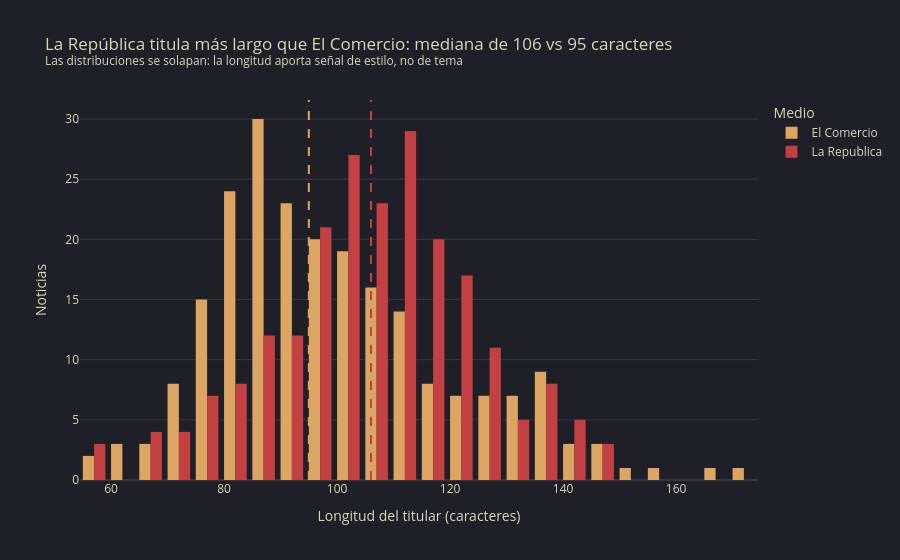

Notebook code for this chart:
### Code cell
mediana = df.groupby("medio")["largo_titular"].median()
medio_largo, medio_corto = mediana.idxmax(), mediana.idxmin()
fig3 = px.histogram(
    df, x="largo_titular", color="medio", nbins=30, barmode="group",
    color_discrete_map=COLORES_MEDIO,
    labels={"largo_titular": "Longitud del titular (caracteres)", "medio": "Medio"},
    title=(f"{medio_largo.replace('Republica', 'República')} titula más largo que "
           f"{medio_corto.replace('Republica', 'República')}: mediana de {mediana.max():.0f} vs {mediana.min():.0f} caracteres"
           f"<br><sup>Las distribuciones se solapan: la longitud aporta señal de estilo, no de tema</sup>"),
)
for medio, valor in mediana.items():
    fig3.add_vline(x=valor, line_dash="dash", line_color=COLORES_MEDIO[medio])
fig3.update_layout(yaxis_title="Noticias")
fig3.show()
display(df.groupby(["medio", "etiqueta"])["largo_titular"].median().unstack().round(0))

### Figure 1 — Plotly figure (JSON) as saved in the notebook; plotly's stock layout.template omitted (floating-point values rounded to 4 significant figures; data arrays with more than 128 entries replaced by an {"elided": "..."} marker saying what was removed)
{"data": [{"alignmentgroup": "True", "bingroup": "x", "hovertemplate": "Medio=El Comercio<br>Longitud del titular (caracteres)=%{x}<br>count=%{y}<extra></extra>", "legendgroup": "El Comercio", "marker": {"color": "#DCA561", "pattern": {"shape": ""}}, "name": "El Comercio", "nbinsx": 30, "offsetgroup": "El Comercio", "orientation": "v", "showlegend": true, "type": "histogram", "x": {"elided": "225 int values"}, "xaxis": "x", "yaxis": "y"}, {"alignmentgroup": "True", "bingroup": "x", "hovertemplate": "Medio=La Republica<br>Longitud del titular (caracteres)=%{x}<br>count=%{y}<extra></extra>", "legendgroup": "La Republica", "marker": {"color": "#C34043", "pattern": {"shape": ""}}, "name": "La Republica", "nbinsx": 30, "offsetgroup": "La Republica", "orientation": "v", "showlegend": true, "type": "histogram", "x": {"elided": "219 int values"}, "xaxis": "x", "yaxis": "y"}], "layout": {"barmode": "group", "legend": {"title": {"text": "Medio"}, "tracegroupgap": 0}, "shapes": [{"line": {"color": "#DCA561", "dash": "dash"}, "type": "line", "x0": 95.0, "x1": 95.0, "xref": "x", "y0": 0, "y1": 1, "yref": "y domain"}, {"line": {"color": "#C34043", "dash": "dash"}, "type": "line", "x0": 106.0, "x1": 106.0, "xref": "x", "y0": 0, "y1": 1, "yref": "y domain"}], "title": {"text": "La República titula más largo que El Comercio: mediana de 106 vs 95 caracteres<br><sup>Las distribuciones se solapan: la longitud aporta señal de estilo, no de tema</sup>"}, "xaxis": {"anchor": "y", "domain": [0.0, 1.0], "title": {"text": "Longitud del titular (caracteres)"}}, "yaxis": {"anchor": "x", "domain": [0.0, 1.0], "title": {"text": "Noticias"}}}}
